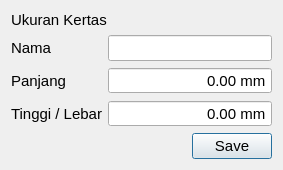
<?xml version="1.0" encoding="UTF-8"?>
<ui version="4.0">
 <class>CreateSizeDialog</class>
 <widget class="QDialog" name="CreateSizeDialog">
  <property name="geometry">
   <rect>
    <x>0</x>
    <y>0</y>
    <width>283</width>
    <height>160</height>
   </rect>
  </property>
  <property name="font">
   <font>
    <pointsize>11</pointsize>
   </font>
  </property>
  <property name="windowTitle">
   <string>Pembuat Ukuran</string>
  </property>
  <layout class="QVBoxLayout" name="verticalLayout">
   <item>
    <widget class="QLabel" name="label">
     <property name="text">
      <string>Ukuran Kertas</string>
     </property>
    </widget>
   </item>
   <item>
    <layout class="QFormLayout" name="formLayout">
     <item row="1" column="0">
      <widget class="QLabel" name="panjangLabel">
       <property name="text">
        <string>Panjang</string>
       </property>
      </widget>
     </item>
     <item row="1" column="1">
      <widget class="QDoubleSpinBox" name="widthDps">
       <property name="alignment">
        <set>Qt::AlignRight|Qt::AlignTrailing|Qt::AlignVCenter</set>
       </property>
       <property name="buttonSymbols">
        <enum>QAbstractSpinBox::NoButtons</enum>
       </property>
       <property name="suffix">
        <string> mm</string>
       </property>
       <property name="maximum">
        <double>1000.000000000000000</double>
       </property>
      </widget>
     </item>
     <item row="2" column="0">
      <widget class="QLabel" name="tinggiLebarLabel">
       <property name="text">
        <string>Tinggi / Lebar</string>
       </property>
      </widget>
     </item>
     <item row="2" column="1">
      <widget class="QDoubleSpinBox" name="heightDps">
       <property name="alignment">
        <set>Qt::AlignRight|Qt::AlignTrailing|Qt::AlignVCenter</set>
       </property>
       <property name="buttonSymbols">
        <enum>QAbstractSpinBox::NoButtons</enum>
       </property>
       <property name="suffix">
        <string> mm</string>
       </property>
       <property name="maximum">
        <double>1000.000000000000000</double>
       </property>
      </widget>
     </item>
     <item row="0" column="0">
      <widget class="QLabel" name="label_2">
       <property name="text">
        <string>Nama</string>
       </property>
      </widget>
     </item>
     <item row="0" column="1">
      <widget class="QLineEdit" name="lineEdit"/>
     </item>
    </layout>
   </item>
   <item>
    <widget class="QDialogButtonBox" name="buttonBox">
     <property name="orientation">
      <enum>Qt::Horizontal</enum>
     </property>
     <property name="standardButtons">
      <set>QDialogButtonBox::Save</set>
     </property>
     <property name="centerButtons">
      <bool>false</bool>
     </property>
    </widget>
   </item>
  </layout>
 </widget>
 <tabstops>
  <tabstop>lineEdit</tabstop>
  <tabstop>widthDps</tabstop>
  <tabstop>heightDps</tabstop>
 </tabstops>
 <resources/>
 <connections>
  <connection>
   <sender>buttonBox</sender>
   <signal>accepted()</signal>
   <receiver>CreateSizeDialog</receiver>
   <slot>accept()</slot>
   <hints>
    <hint type="sourcelabel">
     <x>248</x>
     <y>254</y>
    </hint>
    <hint type="destinationlabel">
     <x>157</x>
     <y>274</y>
    </hint>
   </hints>
  </connection>
  <connection>
   <sender>buttonBox</sender>
   <signal>rejected()</signal>
   <receiver>CreateSizeDialog</receiver>
   <slot>reject()</slot>
   <hints>
    <hint type="sourcelabel">
     <x>316</x>
     <y>260</y>
    </hint>
    <hint type="destinationlabel">
     <x>286</x>
     <y>274</y>
    </hint>
   </hints>
  </connection>
 </connections>
</ui>
